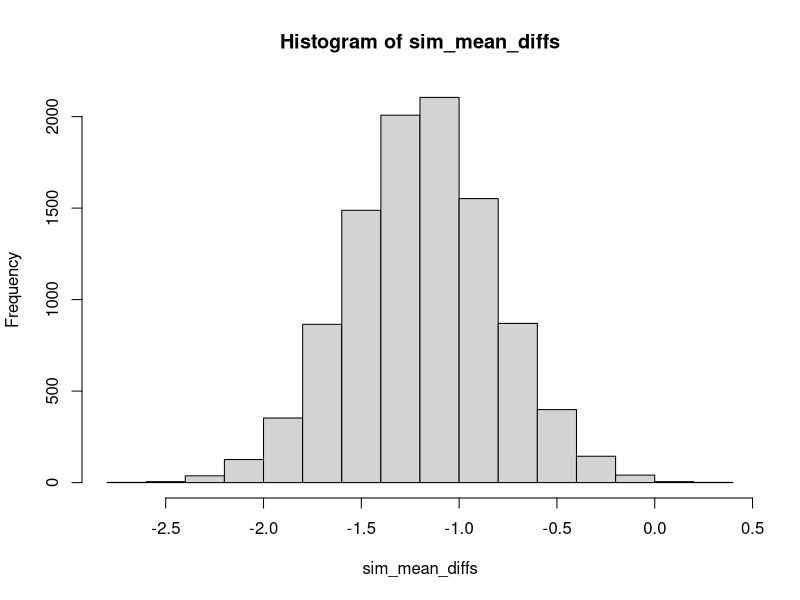

Source code (R):
#### 4.3
x <- c(
    38.43, 38.43, 38.39, 38.83, 38.45,
    38.35, 38.43, 38.31, 38.32, 38.48, 38.50
)


k <- 10000

# a)
sim_x <- replicate(k, sample(x, replace = T))
sim_means <- apply(sim_x, 2, mean)

quantile(sim_means, c(0.025, 0.975))

# b)
n <- length(x)
sim_x <- replicate(k, rnorm(n, mean = mean(x), sd = sd(x)))
sim_means <- apply(sim_x, 2, mean)

quantile(sim_means, c(0.025, 0.975))

t.test(x)

# c)
x_log <- log(x)
sim_x_log <- replicate(k, rlnorm(n, mean = mean(x_log), sd = sd(x_log)))
sim_means_log <- apply(sim_x_log, 2, mean)

quantile(sim_means_log, c(0.025, 0.975))

# d)
Q1 <- function(x) {
    quantile(x, 0.25)
}

sim_quar1 <- apply(sim_x, 2, Q1)

quantile(sim_quar1, c(0.025, 0.975))

# e)
sim_x <- replicate(k, sample(x, replace = T))
sim_Q1 <- apply(sim_x, 2, Q1)

quantile(sim_Q1, c(0.025, 0.975))

#### 4.4
rm(list = ls())

n <- 10
x <- c(1, 2, 1, 3, 2, 1, 2, 3, 1, 1)
y <- c(3, 4, 2, 4, 2, 3, 2, 4, 3, 2)

# a)
k <- 10000
sim_x <- replicate(k, sample(x, replace = T))
sim_y <- replicate(k, sample(y, replace = T))

sim_x_means <- apply(sim_x, 2, mean)
sim_y_means <- apply(sim_y, 2, mean)

probs <- c(0.025, 0.975)
quantile(sim_x_means, probs)
quantile(sim_y_means, probs)

sim_mean_diffs <- sim_x_means - sim_y_means
quantile(sim_mean_diffs, probs)

# The hypothesis is that the screens are equally good,
# and the alternative that one is better than the other.
# As the confidence doesn't overlap and screen 2 has the highest CI,
# screen 2 seems to be better. Which is also seen in the diff CI.

# b)
t.test(x, y)

# The welch two sample t-test like wise shows that screen 2 is better.

# c)
sim_x <- replicate(k, rnorm(n, mean = mean(x), sd = sd(x)))
sim_y <- replicate(k, rnorm(n, mean = mean(y), sd = sd(y)))

sim_x_means <- apply(sim_x, 2, mean)
sim_y_means <- apply(sim_y, 2, mean)

sim_mean_diffs <- sim_x_means - sim_y_means
quantile(sim_mean_diffs, probs)
hist(sim_mean_diffs)

#### 4.5
rm(list = ls())

# a)
P <- 240.48
V <- 9.987
P_sd <- 0.03
V_sd <- 0.002

T <- P * V / 8.31

T_sd <- sqrt((V / 8.31)^2 * (P_sd^2) + (P / 8.31)^2 * (V_sd^2))

# b)
T <- 289.12
T_sd <- 0.02

V <- 8.31 * T / P

V_var <- (-8.31 * T / P^2)^2 * P_sd^2 + (8.31 / P)^2 * T_sd^2
V_sd <- sqrt(V_var)

# c)
K <- 8.31
V <- 9.987
T <- 289.12

V_sd <- 0.002
T_sd <- 0.02

P <- K * T / V
P

P_var <- (-K * T / V^2)^2 * V_sd^2 + (K / V)^2 * T_sd^2
P_sd <- sqrt(P_var)
P_sd

# d)
k <- 10000
V_sim <- replicate(k, rnorm(100, mean = V, sd = V_sd))
T_sim <- replicate(k, rnorm(100, mean = T, sd = T_sd))

P_sim <- K * T_sim / V_sim
P_sim_means = apply(P_sim, 2, mean)
quantile(P_sim_means, c(0.025, 0.975))

P_sim_sd = apply(P_sim, 2, sd)
quantile(P_sim_sd, c(0.025, 0.975))
